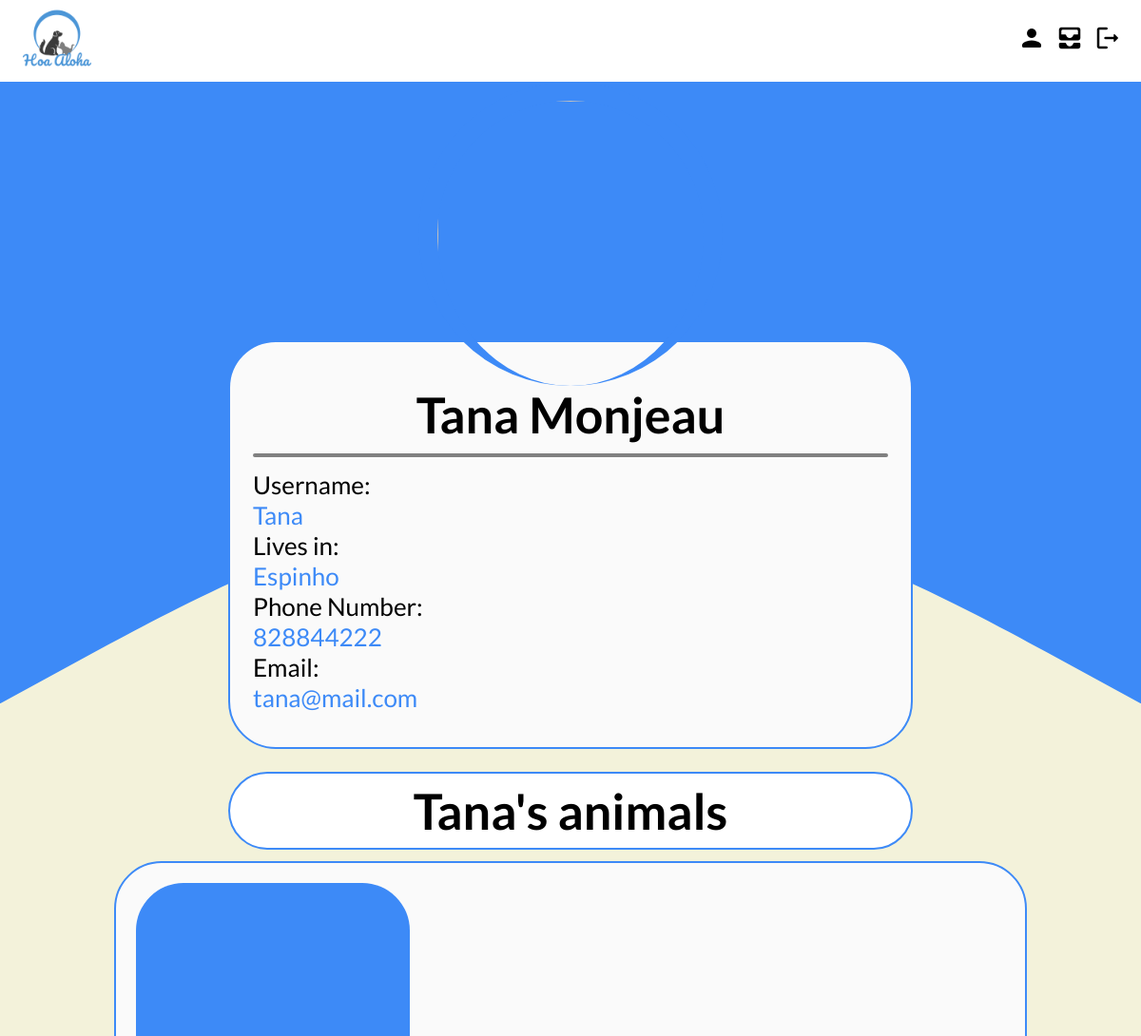
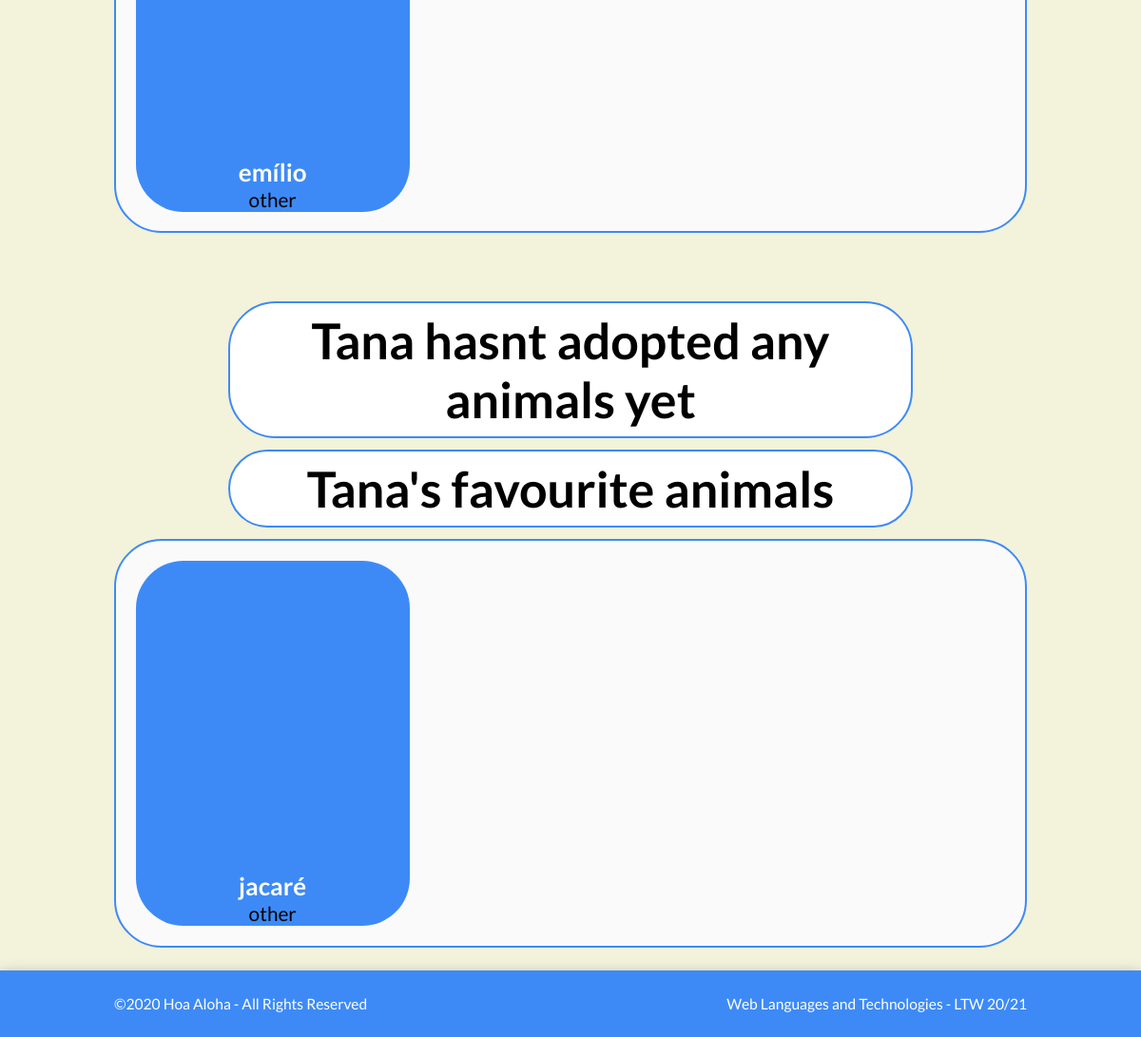
Screenshot of /pages/profile.php?username=Tana (signed in) with the database file from the repository (2 pictures, top to bottom).
### tables this page shows
CREATE TABLE UserPhotos(
	idUser         	INTEGER REFERENCES UserEntities(id) ON DELETE CASCADE,
	idPhoto        	INTEGER REFERENCES Photos(id) ON DELETE CASCADE,
	PRIMARY KEY 	(idUser,idPhoto)
);

CREATE TABLE UserEntities (
	id              INTEGER PRIMARY KEY AUTOINCREMENT,
	name            VARCHAR(255) NOT NULL,
    username        VARCHAR(255) UNIQUE,
    password        VARCHAR(255) NOT NULL,
	location     	VARCHAR(255) NOT NULL,
	phoneNumber		INT NOT NULL,
	email           VARCHAR(255) NOT NULL
);

CREATE TABLE Topics(
	id 				INTEGER PRIMARY KEY,
    idUserEntity    INTEGER NOT NULL REFERENCES UserEntities(id) ON DELETE CASCADE,
    idPet           INTEGER NOT NULL UNIQUE REFERENCES Pets(id) ON DELETE CASCADE,
	description     VARCHAR(255) NOT NULL,
	data            DATATIME NOT NULL
);

CREATE TABLE Pets(
	id          INTEGER PRIMARY KEY AUTOINCREMENT,
	name        VARCHAR(255) NOT NULL,
	species   	VARCHAR(255) NOT NULL,
	breed       VARCHAR(255) NOT NULL,
	weight      FLOAT,
	color 	    VARCHAR(255) NOT NULL,
	dimension   VARCHAR(255) NOT NULL,
	gender		VARCHAR(255) NOT NULL,
	age			INTEGER NOT NULL
);

CREATE TABLE UserFavourites(
	idUser       	INTEGER REFERENCES UserEntities(id) ON DELETE CASCADE,
	idTopic      	INTEGER REFERENCES Topics(id) ON DELETE CASCADE,
	PRIMARY KEY 	(idUser,idTopic)
);

### database/db_user.php (called while the page is built, shortened)
<?php
  function getUser($username){
    $db = Database::instance()->db();
    $stmt = $db->prepare('SELECT * FROM UserEntities INNER JOIN UserPhotos ON UserEntities.id = UserPhotos.idUser WHERE username = ?');
    $stmt->execute(array($username));
    return $stmt->fetch();
  }
?>

### database/db_animal.php (called while the page is built, shortened)
<?php
  function getAnimal($id) {
    $db = Database::instance()->db();
    $stmt = $db->prepare('SELECT * FROM Pets INNER JOIN PetPhotos ON Pets.id = PetPhotos.idPet WHERE id = ?');
    $stmt->execute(array($id));
    return $stmt->fetchAll();
  }
?>

### database/db_topic.php (called while the page is built, shortened)
<?php
  function getTopic($id) {
    $db = Database::instance()->db();
    $stmt = $db->prepare('SELECT Topics.id, idPet, username, data, description FROM Topics INNER JOIN UserEntities ON Topics.idUserEntity=UserEntities.id WHERE Topics.id = ?');
    $stmt->execute(array($id));
    return $stmt->fetch();
  }
  function getTopicsPostedByUser($idUser){
    $db = Database::instance()->db();
    $stmt = $db->prepare('SELECT DISTINCT * FROM Topics WHERE Topics.idUserEntity = ?');
    $stmt->execute(array($idUser));
    return $stmt->fetchAll();
  }
?>

### database/db_proposal.php (called while the page is built, shortened)
<?php
    function isAnimalAdopted($idPet){
        $db = Database::instance()->db();
        $stmt = $db->prepare('SELECT Proposals.* FROM Proposals, Topics WHERE Proposals.idTopic = Topics.id AND Topics.idPet = ?');
        $stmt->execute(array($idPet));
        $results = $stmt->fetchAll();
        return false;
    }
?>

### database/db_favourites.php (called while the page is built, shortened)
<?php
  function getUsersFavourites($idUser){
    $db = Database::instance()->db();
    $stmt = $db->prepare('SELECT * FROM UserFavourites WHERE UserFavourites.idUser = ?');
    $stmt->execute(array($idUser));
    return $stmt->fetchAll();
  }
?>

### templates/tpl_topic.php (the view, shortened to what this page needs)
<?php function draw_topic_in_profile($id, $animal){
?>
    <li>
      <div class="profile-animal-container" >
        <a href="../pages/topic.php?id=<?=$id?>">
          <div class="animal-photo" style="background-image: url(../database/db_link_image.php?id=<?php echo $animal[0]['idPhoto'];?>);">
          </div>
          <div class="animal-text">
            <div class="animal-name"><?=htmlentities($animal[0]['name'])?></div>
            <div class="animal-species"><?=$animal[0]['species']?></div>
          </div>
        </a>
      </div>
    </li>
<?php } ?>

### templates/tpl_profile.php (shortened to what this page needs)
<?php function draw_profile($user){
?>
<div class="profile-page-complete">
    <div class="profile-container">
        <div class="user-photo">
            <img src="../database/db_link_image.php?id=<?php echo $user['idPhoto'];?>" width="200" height="200">
        </div>
        <div class="user-card">
            <div class="user-title">
                <div class="user-name"> <h1><?=htmlentities($user['name'])?></h1> </div>
            </div>
            <hr>
            <div class= "user-information">
                <div class="user-username"> <h4>Username:</h4> <?=$user['username'] ?> </div>
                <div class="user-location"> <h4>Lives in:</h4> <?=htmlentities($user['location'])?> </div>
                <div class="user-contacts">
                    <div class="user-phone"> <h4>Phone Number:</h4> <?=htmlentities($user['phoneNumber'])?></div>
                    <div class="user-email"> <h4>Email:</h4> <?=htmlentities($user['email'])?> </div>
                </div>
            </div>
        </div>
    </div>
<?php } ?>
<?php function start_profile_animals_up_for_adoption_div($username, $is_own_profile, $n_topics){
?>
    <?php
        $string = $is_own_profile ?
            ($n_topics > 0 ? 'Your animals up for adoption' : 'You have no animals registered yet. <a href=../pages/add_animal.php>Lets change that!</a>') :
            ($n_topics > 0 ? $username . chr(39) . 's animals' : $username . ' has no animals registered yet');
    ?>
    <div class="profile-animals-title-container">
        <h1><?= $string ?></h1>
    </div>
    <?php
        if ($n_topics > 0){
    ?>
    <div class="profile-animals-ext-container">
        <div class="profile-animals-container">
    <?php
        }
    ?>
<?php } ?>
<?php function end_profile_animals_up_for_adoption_div($n_topics){
?>
    <?php if($n_topics > 0){ ?>
            </div>
        </div>
    <?php } ?>
<?php } ?>
<?php function start_profile_animals_adopted_div($username, $is_own_profile, $n_topics){
?>
    <?php
        $string = $is_own_profile ?
            ($n_topics > 0 ? 'The animals you have adopted' : 'You havent adopted any animals yet...') :
            ($n_topics > 0 ? $username . chr(39) . 's adopted animals' : $username . ' hasnt adopted any animals yet');
    ?>
    <div class="profile-adopted-title-container">
        <h1><?= $string ?></h1>
    </div>
<?php } ?>
<?php function start_profile_favourites_div($username, $is_own_profile, $n_favourites){
?>
    <?php
        $string = $is_own_profile ?
            ($n_favourites > 0 ? 'Your favourite animals' : 'You have no favourite animals yet') :
            ($n_favourites > 0 ? $username . chr(39) . 's favourite animals' : $username . ' has no favourite animals yet');
    ?>
    <div class="profile-favourites-title-container">
        <h1><?= $string ?></h1>
    </div>
    <?php
        if ($n_favourites > 0){
    ?>
    <div class="profile-favourites-ext-container">
        <div class="profile-favourites-container">
    <?php
        }
    ?>
<?php } ?>
<?php function end_profile_favourites_div($n_favourites){
?>
    <?php if($n_favourites > 0){ ?>
            </div>
        </div>
    <?php } ?>
    </div>
<?php } ?>

### pages/profile.php (shortened to what this page needs)
<?php
  include_once('../templates/tpl_common.php');
  include_once('../templates/tpl_profile.php');
  include_once('../templates/tpl_topic.php');
  include_once("../database/db_user.php");
  include_once("../database/db_animal.php");
  include_once("../database/db_topic.php");
  include_once("../database/db_favourites.php");
  include_once("../database/db_proposal.php");
  $username = $_GET['username'];
  $profile = getUser($username);
  $topicsPosted = getTopicsPostedByUser($profile['id']);
  $topicsAdopted = getTopicsAdoptedByUser($profile['id']);
  $usersFavourites = getUsersFavourites($profile['id']);
  draw_profile($profile);
  start_profile_animals_up_for_adoption_div($username, (@$_SESSION['username'] == $username), count($topicsPosted));
  foreach($topicsPosted as &$thisPosted) {
    if ($thisPosted != null) {
      $animal = getAnimal($thisPosted['idPet']);
      $isAdopted = isAnimalAdopted($thisPosted['idPet']);
      if ($animal != null && !$isAdopted) draw_topic_in_profile($thisPosted['id'], $animal);
    }
  }
  end_profile_animals_up_for_adoption_div(count($topicsPosted));
  start_profile_animals_adopted_div($username, (@$_SESSION['username'] == $username), count($topicsAdopted));
  start_profile_favourites_div($username, (@$_SESSION['username'] == $username), count($usersFavourites));
  foreach($usersFavourites as &$favourite) {
    if ($favourite != null) {
      $fav_topic = getTopic($favourite['idTopic']);
      if ($fav_topic != null){
        $animal = getAnimal($fav_topic['idPet']);
        if ($animal != null) draw_topic_in_profile($fav_topic['id'], $animal);
      }
    }
  }
  end_profile_favourites_div(count($usersFavourites));
  ?>

### css/style.css (style rules this page uses)
* { box-sizing: border-box; margin: 0; padding: 0; list-style: none; text-decoration: none; font-family: Lato; }
:root { font-size: 26px; --login-blue: #3d8af7; --login-blue-a: rgba(61, 138, 247, 0.8); --login-blue-soft: rgb(90, 159, 255); --info-field-text: #384dc3; }
body { color: black; background-color: white; margin: 0 auto; padding: 0; display: flex; flex-direction: column; }
.animal-page-complete, .profile-page-complete { background-color: #f3f2da; width: 100%; padding-bottom: 2%; }
.animal-container, .profile-container { display: block; position: relative; width: 100%; }
.animal-photo img, .profile-container .user-photo img { display: block; position: relative; margin: 0 auto -4%; border-radius: 100%; border-top-style: solid; border-right-style: solid; border-left-style: solid; border-width: 20px; border-color: var(--login-blue); min-width: 30vh; min-height: 30vh; width: 400px; height: 400px; max-width: 40vh; max-height: 40vh; z-index: 1; }
.animal-card, .user-card { position: relative; color: var(--login-blue); margin-left: 20%; margin-right: 20%; padding: 1% 2% 3% 2%; box-sizing: border-box; border-radius: 10px; background-color: rgb(250, 250, 250); border-style: solid; border-color:var(--login-blue); border-radius: 50px; border-width: 2px; }
.user-card h4, .animal-stat h4 { color: black; font-weight: normal; }
.profile-page-complete { background-color:#f3f2da; padding-bottom: 2%; }
.user-card .user-title { display: flex; justify-content: center; }
.user-card .user-name, .user-card .edit-profile { position: relative; color: black; padding: 5% 0 3px 0; text-align: center; }
.profile-container .user-card hr { margin-bottom: 2%; margin-top: 1%; border-radius: 10px; border-style: solid; border-width: 2px; border-color: gray; background-color:gray; }
.profile-animals-title-container, .profile-adopted-title-container { color: white; text-align: center; width: 100%; margin-bottom: 1%; display: flex; justify-content: center; }
.profile-animals-title-container { margin-top: 2%; }
.profile-animals-title-container h1, .profile-adopted-title-container h1 { width: 60%; border-style: solid; border-color:var(--login-blue); border-radius: 50px; border-width: 2px; background-color: white; color: black; padding: 1vh; }
.profile-animals-ext-container, .profile-adopted-ext-container { width: 100%; display: flex; justify-content: center; margin-bottom: 9vh; }
.profile-animals-container, .profile-adopted-container { border-style: solid; border-color:var(--login-blue); border-radius: 50px; border-width: 2px; background-color: rgb(250, 250, 250); width: 80%; display: grid; grid-template-columns: 1fr 1fr 1fr; padding: 1vh; }
.profile-animal-container { margin: 4%; border-radius: 50px; min-height: 40vh; -webkit-transition: 0.3s ease-in-out, -webkit-transform 0.3s ease-in-out; -moz-transition: 0.3s ease-in-out, -moz-transform 0.3s ease-in-out; transition: all 0.3s ease-in-out, transform 0.3s ease-in-out, ; background-color: var(--login-blue); }
.profile-animal-container .animal-photo { width: 100%; height: 40vh; background-repeat: no-repeat; background-size: cover; border-top-left-radius: 45px; border-top-right-radius: 45px; }
.profile-animal-container .animal-text { padding-top: 2%; height: 8vh; text-align: center; color: white; display: flex; flex-direction: column; align-items: center; justify-content: flex-start; }
.profile-animal-container .animal-text .animal-name { color: white; font-weight: bold; font-size: 100%; transition: ease-out 0.5s; }
.profile-animal-container .animal-text .animal-species { color: black; font-size: 80%; transition: ease-out 0.5s;; }
.profile-favourites-title-container { color: white; text-align: center; width: 100%; margin-bottom: 1%; display: flex; justify-content: center; }
.profile-favourites-title-container h1 { width: 60%; border-style: solid; border-color:var(--login-blue); border-radius: 50px; border-width: 2px; background-color: white; color: black; padding: 1vh; }
.profile-favourites-ext-container { width: 100%; display: flex; justify-content: center; }
.profile-favourites-container { border-style: solid; border-color:var(--login-blue); border-radius: 50px; border-width: 2px; background-color: rgb(250, 250, 250); width: 80%; display: grid; grid-template-columns: 1fr 1fr 1fr; padding: 1vh; }

### rows the page displays
userphotos: idUser.name "Tana Monjeau", idUser.username "Tana", idUser.location "Espinho", idUser.phoneNumber "828844222", idUser.email "tana@mail.com"
topics: idPet.name "emílio", idPet.species "other"
userfavourites: pets.name "jacaré", pets.species "other"

### other values shown
$username "Tana"
chr(39) "'"
$string "Tana hasnt adopted any animals yet"
$string "Tana's favourite animals"
